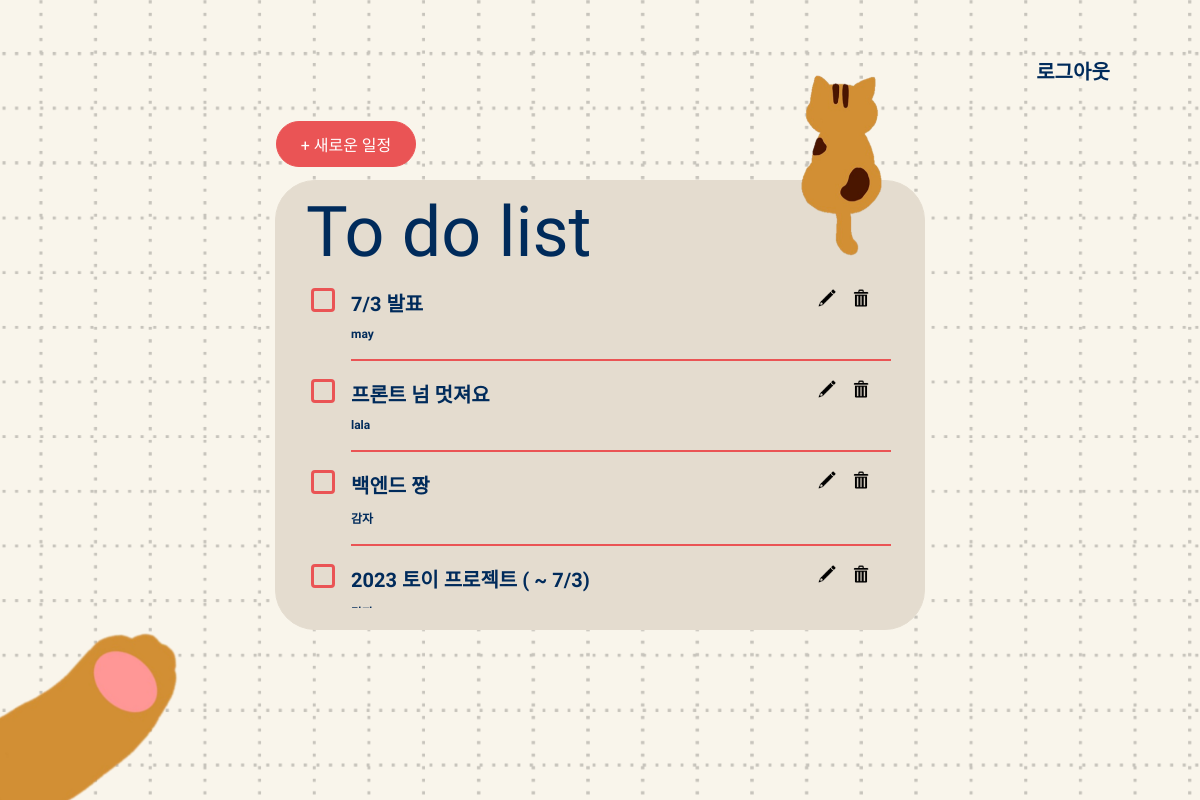
Screenshot of / (signed in) with the database file from the repository.
### todolist/models.py (models this page shows, shortened)
class Todo(models.Model):
    content = models.CharField(max_length=20)
    author = models.ForeignKey(User, on_delete=models.CASCADE, null=True)
    checked = models.BooleanField(default=False)

### todolist/views.py (the view)
# urls.py: path('', views.main, name="main"),
def main(request):
    todos = Todo.objects.all()
    return render(request, "main.html", {"todos":todos})

### todolist/templates/main.html (shortened to what this page needs)
<!DOCTYPE html>
<html lang="kor">
  <head>
    {% load static %}
    <link
      rel="stylesheet"
      type="text/css"
      href="{% static 'css/main_style.css' %}"
    />
  </head>
  <body>
    <navigation class="nav-left">
      <div class="nav-left-img">
        <img src="{% static 'image/hand.png' %}" alt="고양이 손" />
      </div>
    </navigation>
    <section class="sec">
      <div class="content">
        <div class="cat-img">
          <img src="{% static 'image/cat.png' %}" alt="고양이" />
        </div>
        <div class="new-write">
          <p><a href="{% url 'todolist:write' %}">+ 새로운 일정</a></p>
        </div>
        <div class="text-title">
          <p>To do list</p>
        </div>
        <div class="text-list">
          {% for todo in todos%}
          <div class="todoitem">
            <div class="todocontent">
              <label for="check{{ todo.pk }}">
                <span></span>
                <div class="todo-box">
                  <div class="todo-write">
                    <div class="todo-write-text">
                      <div class="todo-write-content">{{ todo.content }}</div>
                      <div class="todo-write-writer">{{todo.author}}</div>
                    </div>
                    <div class="todo-button">
                      <a href="{% url 'todolist:rewrite' id=todo.pk %}"
                        ><img
                          src="{% static 'image/write.png' %}"
                          alt="글 수정 버튼"
                      /></a>
                      <a href="{% url 'todolist:delete' id=todo.pk %}"
                        ><img
                          src="{% static 'image/delete.png' %}"
                          alt="글 삭제 버튼"
                      /></a>
                    </div>
                  </div>
                  <hr />
                </div>
              </label>
            </div>
          </div>
          {% endfor %}
        </div>
      </div>
    </section>
    <navigation class="nav-right">
      <ul class="login-register">
        {% if request.user.is_authenticated %}
        <li><a href="{% url 'accounts:logout' %}">로그아웃</a></li>
        {% else %}
        <li><a href="{% url 'accounts:login' %}">로그인</a></li>
        <li>|</li>
        <li><a href="{% url 'accounts:register' %}">회원가입</a></li>
        {% endif %}
      </ul>
    </navigation>
  </body>
</html>

### static/css/main_style.css (style rules this page uses)
* { box-sizing: border-box; font-family: "Nanum Gothic", sans-serif; color: #002b5b; }
ul { list-style-type: none; }
a:link, a:visited { text-decoration: none; }
body { margin: 0; background-color: #f9f5eb; display: grid; grid-template-columns: 1fr 3fr 1fr; }
body::before { content: ""; position: absolute; top: 0; left: 0; right: 0; bottom: 0; background-size: cover; background-position: center; background-image: url("../image/bg.png"); background-repeat: no-repeat; opacity: 0.2; z-index: -1; }
img { width: 100%; height: auto; }
.nav-left-img { position: fixed; width: 320px; bottom: -90px; left: -80px; }
.sec { display: flex; justify-content: center; }
.content { position: fixed; margin-top: 180px; width: 650px; height: 450px; background-color: #e4dccf; border: 1px solid #e4dccf; border-radius: 40px; }
.content .cat-img { position: absolute; top: -110px; right: 40px; width: 90px; z-index: 1; }
.content .new-write { position: absolute; top: -60px; left: 0; width: 140px; background-color: #ea5455; border: 1px solid #ea5455; border-radius: 40px; text-align: center; z-index: 1; }
.new-write > p { margin: 10px 0; }
.new-write > p > a { color: white; }
.content .text-title > p { margin: 10px 0 0 30px; font-family: "Praise", cursive; font-size: 70px; }
.text-list { display: block; width: 580px; height: 320px; overflow-x: hidden; overflow-y: scroll; margin-left: 35px; margin-top: 15px; padding-left: 0; }
.todocontent { display: flex; margin-bottom: 10px; }
.todocontent label { width: 100%; height: 100%; position: relative; overflow: hidden; }
.todocontent label span:nth-child(1) { width: 24px; height: 24px; background-color: #e4dccf; border: 3px solid #ea5455; border-radius: 4px; position: absolute; }
.todo-box { margin-left: 40px; }
.todo-write { width: 540px; display: flex; justify-content: space-between; }
.todo-write-text { width: 455px; }
.todo-write-content { font-size: 20px; font-weight: bolder; margin-bottom: 10px; }
.todo-write-writer { font-size: 12px; font-weight: bold; margin-bottom: 10px; }
.todo-button { justify-content: right; margin-right: 10px; }
.todo-button img { width: 20px; height: auto; margin-right: 10px; }
.todo-box > hr { color: #ea5455; background-color: #ea5455; height: 2px; border: none; }
.login-register { position: fixed; top: 40px; display: flex; justify-content: center; width: 256px; height: auto; align-items: center; padding-left: 0; }
.login-register li { font-size: 20px; font-weight: bolder; margin-left: 20px; }
.login-register li:first-child { margin-left: 0; }
.login-register li:last-child { padding-right: 30px; }

### rows the page displays
Todo: content "7/3 발표", author "may"
Todo: content "프론트 넘 멋져요", author "lala"
Todo: content "백엔드 짱", author "감자"
Todo: content "2023 토이 프로젝트 ( ~ 7/3)"
